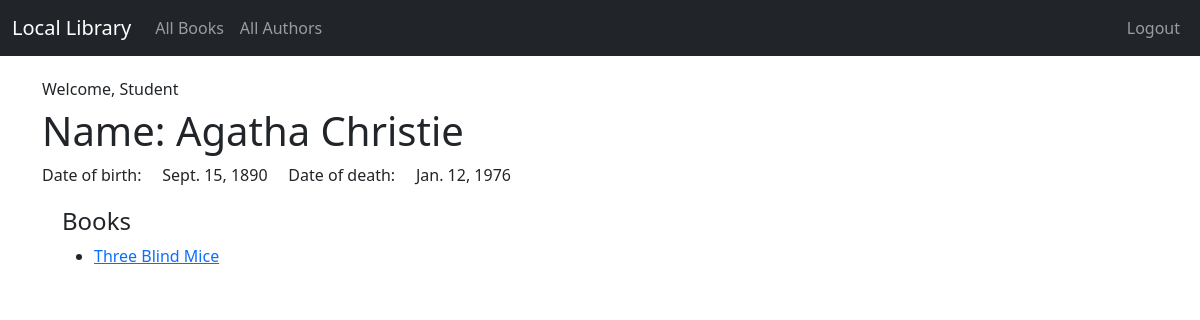
The page /author_detail/2/ (signed in) on the database its author committed.
### catalog/models.py (models this page shows, shortened)
class Author(models.Model):
    first_name = models.CharField(max_length=100)
    last_name = models.CharField(max_length=100)
    date_of_birth = models.DateField(null=True, blank=True)
    date_of_death = models.DateField('Died', null=True, blank=True)
    class Meta:
        ordering = ['last_name', 'first_name']

class Book(models.Model):
    title = models.CharField(max_length=200)
    author = models.ForeignKey('Author', on_delete=models.RESTRICT, null=True)
    summary = models.TextField(max_length=1000, help_text='Enter a brief description of the book')
    isbn = models.CharField('ISBN', max_length=13, unique=True,
                             help_text='13 Character <a href="https://www.isbn-international.org/content/what-isbn">ISBN number</a>')
    genre = models.ManyToManyField(Genre, help_text='Select a genre for this book')

### catalog/views.py (the view)
# urls.py: path('author_detail/<int:pk>/', views.AuthorDetailView.as_view(), name='author_detail'),
class AuthorDetailView(LoginRequiredMixin, generic.DetailView):
    model = Author

### catalog/templates/catalog/author_detail.html
{% extends "base.html" %}
{% block content %}
    <h6>Welcome, Student</h6>
  <h1>Name: {{ author.first_name }} {{ author.last_name }}</h1>
    {% if author.date_of_death %}
        <p>Date of birth: &nbsp &nbsp {{ author.date_of_birth }} &nbsp &nbsp Date of death: &nbsp &nbsp {{ author.date_of_death }}</p>
    {% else %}
        <p>Date of birth: &nbsp &nbsp{{ author.date_of_birth }} &nbsp &nbsp Date of death: &nbsp &nbsp None</p>
    {% endif %}
    <div style="margin-left:20px;margin-top:20px">
    <h4>Books</h4>
        <ul>
        {% for book in author.book_set.all %}
            <li>
                <a href="{% url 'book_detail' pk=book.pk %}">{{ book.title }}</a>
            </li>
        {% endfor %}
    </ul>
    </div>
{% endblock %}

### rows shown on the page
Author: first_name "Agatha", last_name "Christie", date_of_birth "Sept. 15, 1890", date_of_death "Jan. 12, 1976"
Book: title "Three Blind Mice"
